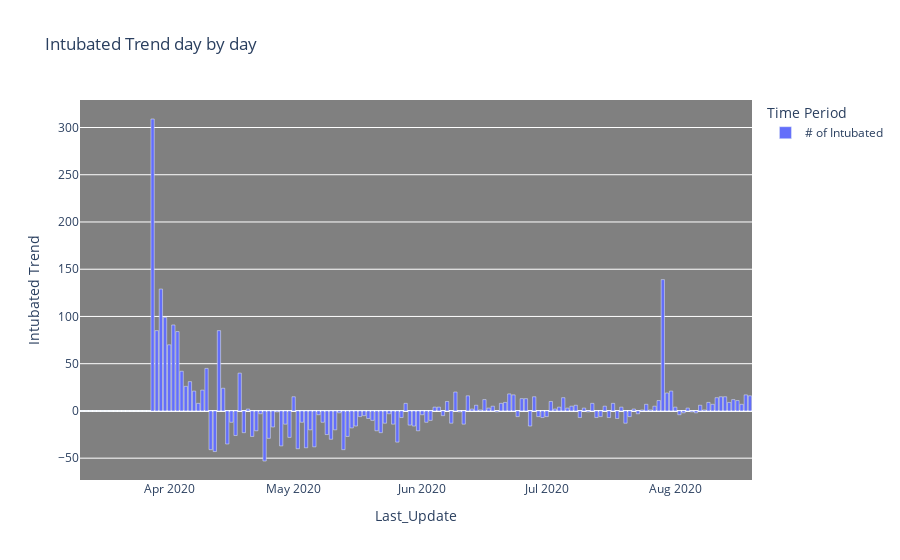

The notebook cell saved with this chart:
### Markdown cell above
Aşağıdaki sütun grafiğinde ise entübe hasta sayısındaki değişim görülmektedir. 2 üstteki çizgi grafiğinin aksine bu grafikte azalan entübe hasta sayısı da görülmektedir. 11 Nisanda başlayan eksi yönde artma 3 Hazirana kadar devam edip daha sonra azalıp artan bir görüntü oluşmaktadır. 29 Temmuz'da ikinci zirve noktayı görüp tekrar azalmakta ancak eksiye neredeyse hiç düşmediği görülüyor.

### Code cell
#Plotting intubated patients number day by day
int_fig = px.bar(x=df.index,y=df['General DailyIntubated'], color=px.Constant("# of Intubated"),
             labels=dict(x='Last_Update', y="Intubated Trend", color="Time Period"),
                title = 'Intubated Trend day by day').update_layout(plot_bgcolor = 'gray')
int_fig.show()

### Figure 1 — Plotly figure (JSON) as saved in the notebook; plotly's stock layout.template omitted (floating-point values rounded to 4 significant figures; data arrays with more than 128 entries replaced by an {"elided": "..."} marker saying what was removed)
{"data": [{"alignmentgroup": "True", "hovertemplate": "Time Period=# of Intubated<br>Last_Update=%{x}<br>Intubated Trend=%{y}<extra></extra>", "legendgroup": "# of Intubated", "marker": {"color": "#636efa"}, "name": "# of Intubated", "offsetgroup": "# of Intubated", "orientation": "v", "showlegend": true, "textposition": "auto", "type": "bar", "x": {"elided": "162 str values"}, "xaxis": "x", "y": {"elided": "162 int values"}, "yaxis": "y"}], "layout": {"barmode": "relative", "legend": {"title": {"text": "Time Period"}, "tracegroupgap": 0}, "plot_bgcolor": "gray", "title": {"text": "Intubated Trend day by day"}, "xaxis": {"anchor": "y", "domain": [0, 1], "title": {"text": "Last_Update"}}, "yaxis": {"anchor": "x", "domain": [0, 1], "title": {"text": "Intubated Trend"}}}}
